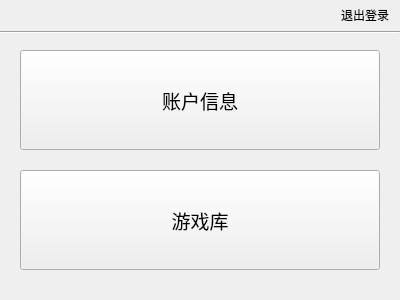
<?xml version="1.0" encoding="UTF-8"?>
<ui version="4.0">
 <class>userPanel</class>
 <widget class="QWidget" name="userPanel">
  <property name="geometry">
   <rect>
    <x>0</x>
    <y>0</y>
    <width>400</width>
    <height>300</height>
   </rect>
  </property>
  <property name="minimumSize">
   <size>
    <width>400</width>
    <height>300</height>
   </size>
  </property>
  <property name="maximumSize">
   <size>
    <width>400</width>
    <height>300</height>
   </size>
  </property>
  <property name="font">
   <font>
    <family>Microsoft YaHei UI</family>
    <pointsize>9</pointsize>
   </font>
  </property>
  <property name="windowTitle">
   <string>用户面板</string>
  </property>
  <widget class="Line" name="line">
   <property name="geometry">
    <rect>
     <x>0</x>
     <y>30</y>
     <width>400</width>
     <height>5</height>
    </rect>
   </property>
   <property name="orientation">
    <enum>Qt::Horizontal</enum>
   </property>
  </widget>
  <widget class="QLabel" name="welcomelabel">
   <property name="geometry">
    <rect>
     <x>10</x>
     <y>0</y>
     <width>200</width>
     <height>30</height>
    </rect>
   </property>
   <property name="font">
    <font>
     <family>Microsoft YaHei</family>
     <pointsize>12</pointsize>
    </font>
   </property>
   <property name="text">
    <string>&lt;html&gt;&lt;head/&gt;&lt;body&gt;&lt;p&gt;&lt;br/&gt;&lt;/p&gt;&lt;/body&gt;&lt;/html&gt;</string>
   </property>
  </widget>
  <widget class="QPushButton" name="exitButton">
   <property name="geometry">
    <rect>
     <x>330</x>
     <y>0</y>
     <width>70</width>
     <height>30</height>
    </rect>
   </property>
   <property name="font">
    <font>
     <family>Microsoft YaHei UI Light</family>
     <pointsize>9</pointsize>
     <underline>false</underline>
    </font>
   </property>
   <property name="text">
    <string>退出登录</string>
   </property>
   <property name="flat">
    <bool>true</bool>
   </property>
  </widget>
  <widget class="QPushButton" name="infoButton">
   <property name="geometry">
    <rect>
     <x>20</x>
     <y>50</y>
     <width>360</width>
     <height>100</height>
    </rect>
   </property>
   <property name="font">
    <font>
     <family>Microsoft YaHei UI</family>
     <pointsize>14</pointsize>
    </font>
   </property>
   <property name="text">
    <string>账户信息</string>
   </property>
  </widget>
  <widget class="QPushButton" name="repoButton">
   <property name="geometry">
    <rect>
     <x>20</x>
     <y>170</y>
     <width>360</width>
     <height>100</height>
    </rect>
   </property>
   <property name="font">
    <font>
     <family>Microsoft YaHei UI</family>
     <pointsize>14</pointsize>
    </font>
   </property>
   <property name="text">
    <string>游戏库</string>
   </property>
  </widget>
  <widget class="QPushButton" name="helpButton">
   <property name="geometry">
    <rect>
     <x>380</x>
     <y>280</y>
     <width>20</width>
     <height>20</height>
    </rect>
   </property>
   <property name="font">
    <font>
     <family>Microsoft YaHei UI</family>
     <pointsize>10</pointsize>
    </font>
   </property>
   <property name="icon">
    <iconset>
     <normaloff>help-20.png</normaloff>help-20.png</iconset>
   </property>
   <property name="iconSize">
    <size>
     <width>20</width>
     <height>20</height>
    </size>
   </property>
   <property name="flat">
    <bool>true</bool>
   </property>
  </widget>
 </widget>
 <layoutdefault spacing="6" margin="11"/>
 <tabstops>
  <tabstop>infoButton</tabstop>
  <tabstop>repoButton</tabstop>
  <tabstop>exitButton</tabstop>
 </tabstops>
 <resources/>
 <connections/>
</ui>
